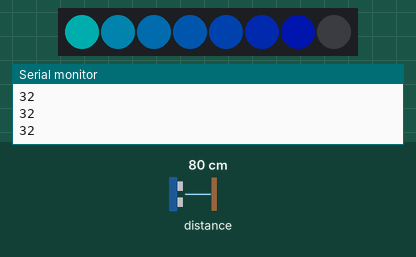
This sketch was run on a simulated Arduino Uno, built with avr-gcc and run on an emulated ATmega328P. Parts: 8 RGB LEDs in strip order, left to right, the last lines printed to the serial monitor. The test bench sets the inputs (shaded band); at power-on: distance to the obstacle 80 cm. Dim RGB values are drawn brighter than linear.

Above: at 1.2 s.
1.3 s: distance to the obstacle set to 2 cm
At 2.5 s:
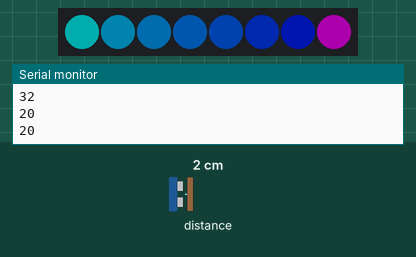
2.8 s: distance to the obstacle set to 18 cm
At 3.7 s:
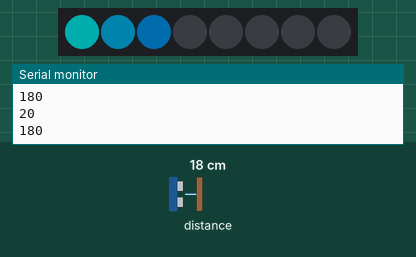
4.3 s: distance to the obstacle set to 250 cm
At 4.9 s:
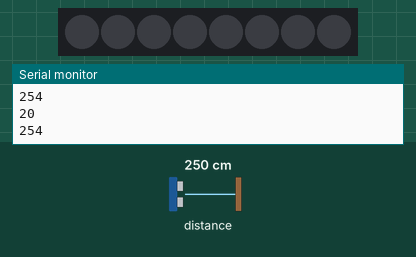
5.8 s: distance to the obstacle set to 4 cm
At 6.1 s:
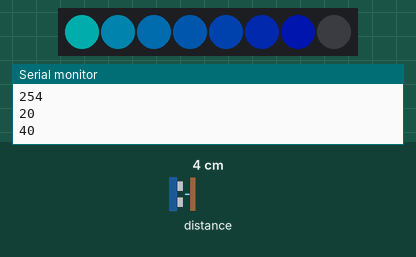
7.3 s: distance to the obstacle set to 120 cm
At 8.7 s:
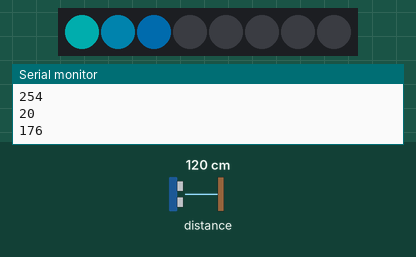
Timing chart, 0 to 9.8 s (numbered marks = the images above; inputs shaded):
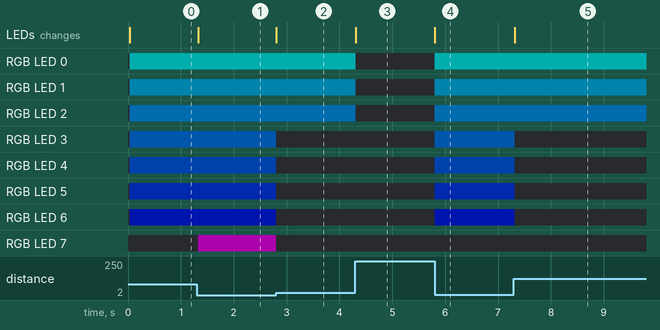

The sketch:

distance_with_rgb.ino
```cpp
// NeoPixel test program showing use of the WHITE channel for RGBW
// pixels only (won't look correct on regular RGB NeoPixel strips).
#include <Wire.h>
#include "Adafruit_VL6180X.h"

Adafruit_VL6180X vl = Adafruit_VL6180X();

#include <Adafruit_NeoPixel.h>
#ifdef __AVR__
 #include <avr/power.h> // Required for 16 MHz Adafruit Trinket
#endif

// Which pin on the Arduino is connected to the NeoPixels?
// On a Trinket or Gemma we suggest changing this to 1:
#define LED_PIN     10

// How many NeoPixels are attached to the Arduino?
#define LED_COUNT  8

// NeoPixel brightness, 0 (min) to 255 (max)
#define BRIGHTNESS 50 // Set BRIGHTNESS to about 1/5 (max = 255)

// Declare our NeoPixel strip object:
Adafruit_NeoPixel pixels(LED_COUNT, LED_PIN, NEO_GRB + NEO_KHZ800);

long int minVal= 1000;
long int maxVal= 0;

int ledsR[8] = {0, 0, 0, 0, 0, 0, 0, 0};
int ledsG[8] = {0, 0, 0, 0, 0, 0, 0, 0};
int ledsB[8] = {0, 0, 0, 0, 0, 0, 0, 0};

void setup() {
  // These lines are specifically to support the Adafruit Trinket 5V 16 MHz.
  // Any other board, you can remove this part (but no harm leaving it):
#if defined(__AVR_ATtiny85__) && (F_CPU == 16000000)
  clock_prescale_set(clock_div_1);
#endif
  // END of Trinket-specific code.

  pixels.begin();           // INITIALIZE NeoPixel strip object (REQUIRED)
  pixels.show();            // Turn OFF all pixels ASAP
  pixels.setBrightness(BRIGHTNESS);

  Serial.begin(115200);
  pinMode(10, OUTPUT);
  // wait for serial port to open on native usb devices
  while (!Serial) {
    delay(1);
  }

  Serial.println("Adafruit VL6180x test!");
  if (! vl.begin()) {
    Serial.println("Failed to find sensor");
    while (1);
  }
  Serial.println("Sensor found!");


}

void loop() {

  uint8_t range = vl.readRange();
  if(minVal > range){
    minVal = range;
  }
   if(maxVal < range){
    maxVal = range;
  }

  Serial.println(maxVal);
  Serial.println(minVal);
  Serial.println(range);

  pixels.clear();
  if(range > 0 && range < 255/8){
    pixels.setPixelColor(7, 255, 0, 255);
  }
  if(range > 0 && range < (255/8)*2){
    pixels.setPixelColor(6, 0, 32, 255);
  }
  if(range > 0 && range < (255/8)*3){
    pixels.setPixelColor(5, 0, 64, 255);
  }
  if(range > 0 && range < (255/8)*4){
    pixels.setPixelColor(4, 0, 96, 255);
  }
  if(range > 0 && range < (255/8)*5){
    pixels.setPixelColor(3, 0, 128, 255);
  }
  if(range > 0 && range < (255/8)*6){
    pixels.setPixelColor(2, 0, 160, 255);
  }
  if(range > 0 && range < (255/8)*7){
    pixels.setPixelColor(1, 0, 192, 255);
  }
  if(range > 0 && range < (255/8)*8){
    pixels.setPixelColor(0, 0, 255, 255);
  }

  pixels.show();
}
```

Measured:
- after the input at 1.3 s, RGB LED 7: off → RGB(50, 0, 50) at once; the LEDs: change at once (image 1)
- after the input at 2.8 s, RGB LED 3: RGB(0, 25, 50) → off at once; RGB LED 4: RGB(0, 19, 50) → off at once; RGB LED 5: RGB(0, 12, 50) → off at once; RGB LED 6: RGB(0, 6, 50) → off at once; RGB LED 7: RGB(50, 0, 50) → off at once; the LEDs: change at once (image 2)
- after the input at 4.3 s, RGB LED 0: RGB(0, 50, 50) → off at once; RGB LED 1: RGB(0, 38, 50) → off at once; RGB LED 2: RGB(0, 31, 50) → off at once; the LEDs: change at once (image 3)
- after the input at 5.8 s, RGB LED 0: off → RGB(0, 50, 50) at once; RGB LED 1: off → RGB(0, 38, 50) at once; RGB LED 2: off → RGB(0, 31, 50) at once; RGB LED 3: off → RGB(0, 25, 50) at once; RGB LED 4: off → RGB(0, 19, 50) at once; the LEDs: change at once (image 4)
- after the input at 7.3 s, RGB LED 3: RGB(0, 25, 50) → off at once; RGB LED 4: RGB(0, 19, 50) → off at once; RGB LED 5: RGB(0, 12, 50) → off at once; RGB LED 6: RGB(0, 6, 50) → off at once; the LEDs: change at once (image 5)
